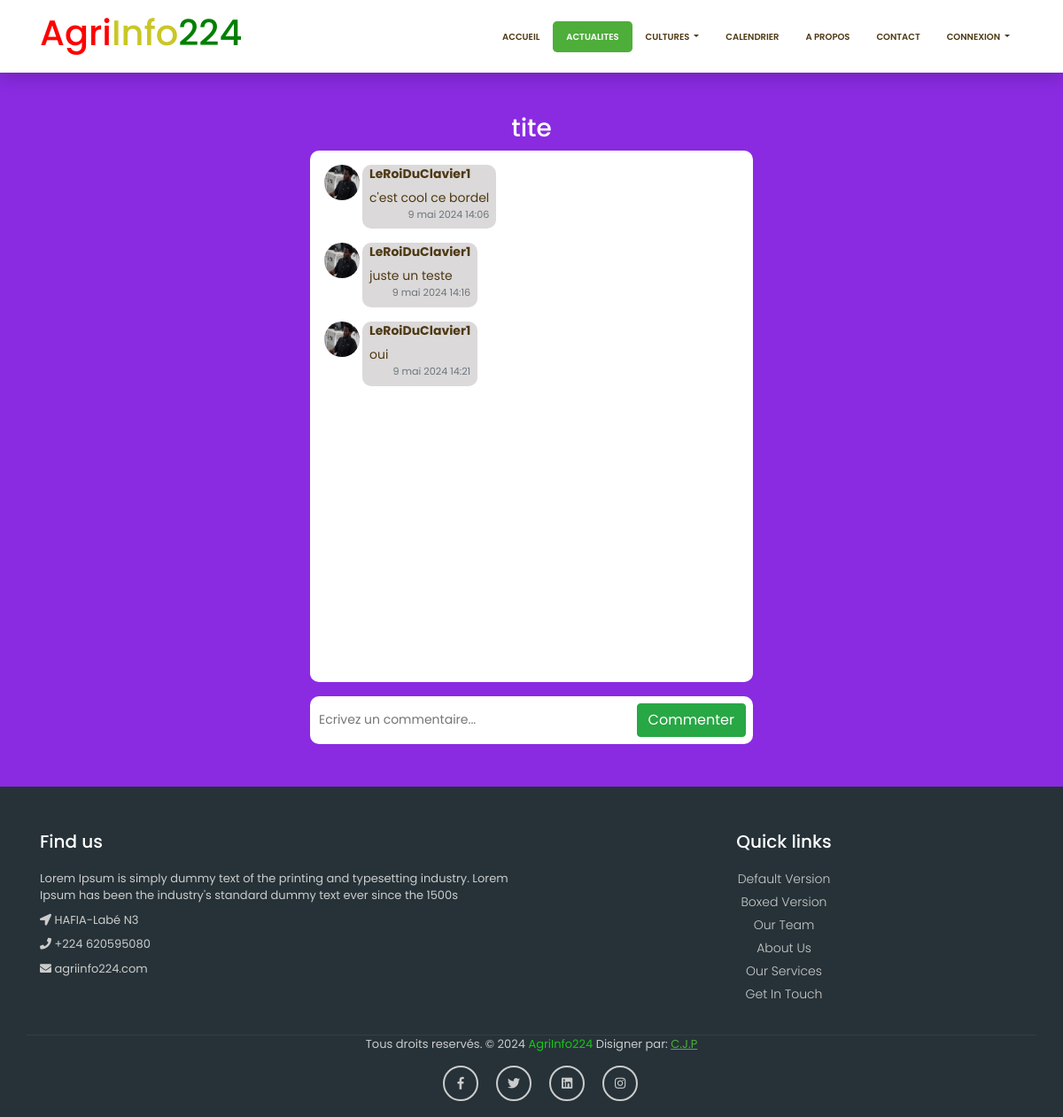
Page /Compte/voir_commentaires/53 on the committed database.
### Agronomie/models.py (models this page shows, shortened)
class Actualite(models.Model):
    auteur=models.ForeignKey(AUTH_USER_MODEL, on_delete=models.CASCADE)
    titre=models.CharField(max_length=50)
    media=models.FileField()
    contenu=models.TextField()
    date_pub=models.DateTimeField(default=timezone.now)
    valid=models.BooleanField(default=False)

### Compte/models.py (models this page shows, shortened)
class Commentaire(models.Model):
    auteur=models.ForeignKey(Utilisateur,on_delete=models.CASCADE)
    date_commentaire=models.DateTimeField(auto_now=True)
    contenue=models.TextField()
    actualite=models.ForeignKey(Actualite,on_delete=models.CASCADE)

class Utilisateur(AbstractUser):
    token = models.CharField(max_length=120)
    role=[
        ("agriculteur","agriculteur"),
        ("admin","admin"),
        ("utilisateur","utilisateur")
    ]
    telephone=models.CharField(max_length=15)
    profile=models.ImageField(upload_to="profile",blank=True,null=True)
    roles=models.CharField(max_length=150,choices=role)
    password_confirm=models.CharField(max_length=150)
    notif=models.ManyToManyField(Notification,related_name="notifs",default="")

### Compte/views.py (the view, shortened to what this page needs)
def voir_commentaires(request,id_actu):
    user = request.user
    actualite = Actualite.objects.prefetch_related('commentaire_set').get(id=id_actu)
    actu = Actualite.objects.get(id=id_actu)
    comments=Commentaire.objects.filter(actualite=actu)
    nb_comment=comments.count()
    context={'commentaires':actualite,
    'comments':comments,
    'nb_comment':nb_comment}
    return render(request,'Compte/commentaire.html',context)

### Compte/templates/Compte/commentaire.html (shortened to what this page needs)
{% extends "Agronomie/base.html" %}
{% load static %}
{% block navbar %}
<ul class="navbar-nav ml-auto">
	<li class="nav-item">
	   <a class="nav-link" href="{% url 'home' %}">Accueil</a>
	</li>
	<li class="nav-item">
	   <a class="nav-link active" href="{% url 'actu' %}">Actualites</a>
	</li>
	<li class="nav-item dropdown">
	  <a class="nav-link dropdown-toggle" href="#" id="navbarDropdownPortfolio" data-toggle="dropdown" aria-haspopup="true" aria-expanded="false">
	  Cultures
	  </a>
   </li>
	<li class="nav-item">
	   <a class="nav-link" href="{% url 'calendrier' %}">Calendrier</a>
	</li>
	<li class="nav-item">
	  <a class="nav-link" href="{% url 'apropos' %}">A propos</a>
   </li>
	<li class="nav-item">
	   <a class="nav-link" href="{% url 'contact' %}">Contact</a>
	</li>
	{% if user.is_authenticated %}
	{% comment %} <li class="nav-item">
	   <a class="nav-link" href="{% url 'logout' %}">Deconnexion</a>
	</li> {% endcomment %}
	<li class="nav-item dropdown">
	   <a class="" href="#" id="navbarDropdownPortfolio" data-toggle="dropdown" aria-haspopup="true" aria-expanded="false">
		 {% if user.profile %}
		  <img src="{{ user.profile.url }}" alt="" style="width: 40px; height: 40px; padding: none;border-radius: 25px; border:1px solid black">
		  {% else %}
		  <img src="{%  static 'Compte/img/prog.png' %}" alt="" style="width: 40px; height: 40px; padding: none;border-radius: 25px; border:1px solid black">
		  {% endif %}
	   </a>
	   <div class="dropdown-menu dropdown-menu-right" aria-labelledby="navbarDropdownPortfolio">
		  <a class="dropdown-item" href="{% url 'profil' %}">profile</a>
		  <a class="dropdown-item" href="{% url 'logout' %}">Deconnexion</a>
	   </div>
	</li>
	<!-- <li class="nav-item">
	   <div style="">
		  <img src="{% static 'Agronomie/images/about-img.jpg' %}" alt="" style="width: 40px; height: 40px; padding: none;border-radius: 25px;">
	   </div>
	</li> -->
	{% else %}
	<li class="nav-item dropdown">
	   <a class="nav-link dropdown-toggle" href="#" id="navbarDropdownPortfolio" data-toggle="dropdown" aria-haspopup="true" aria-expanded="false">
	   Connexion
	   </a>
	</li>
	{% endif %}
 </ul>
{% endblock  %}
	{% block content %}
    <div class="pt-5 pb-5" style="background-color: blueviolet;">
        <center>
            <h3 class="text-white">{{commentaires.titre}}</h3>
        </center>
        <div class="d-flex justify-content-center">
            <div>
                <div class="bg-white p-3" id="chat-messages" style="overflow: scroll; width: 500px; height: 600px;border-radius: 10px;">
                    {% for comment in comments %}
                    <div class="d-flex">
                        <img src="{{ comment.auteur.profile.url }}" alt="" style="width: 40px; height: 40px; border-radius: 100px; margin-right: 3px;">
                            <div class="p-2 mb-3 w-auto" style="background-color: rgb(219, 217, 217);border-radius: 10px;">
                                <p style="font-weight: bold;line-height: 1px;padding-top:2px;">{{ comment.auteur.username }}</p>
                                <p class="mb-0">{{ comment.contenue }}</p>
                                <div class="d-flex justify-content-end">
                                    <small class="text-muted text-rigth" id="date">{{comment.date_commentaire}}</small>
                                </div>
                            </div>
                        </div>
                        {% endfor %}
                </div>
                <div class="d-block justify-content-center" style="bottom: 0;">
                    <div class="p-2 mt-3 bg-white" style="width: 500px; border-radius: 10px;">
                        <form method="post" action="" class="d-flex">
                            <input class="d-block" type="text"name="contenue" placeholder="Ecrivez un commentaire..." style="width: 100%;border: none;">
                            <button type="submit" class="btn btn-success">Commenter</button>
                        </form>
                    </div>
                </div>
            </div>
        </div>
    </div>
{% endblock %}

### Agronomie/static/Agronomie/css/style.css (style rules this page uses)
body { padding-top: 54px; font-family: 'Poppins', sans-serif; font-size: 14px; color: #4e3914; }
@media (min-width: 992px) { body { padding-top: 80px; } }
.navbar-expand-lg.top-nav .navbar-nav .nav-link { padding: 10px 15px; color: #4e3914; font-size: 10px; font-weight: 600; text-transform: uppercase; }
.navbar-expand-lg.top-nav .navbar-nav .nav-link.active { background: #4eae3a; color: #ffffff; border-radius: 4.8px; }

### rows in the picture
Actualite: titre "tite"
Commentaire: auteur.profile (picture), auteur.username "LeRoiDuClavier1", contenue "c'est cool ce bordel", date_commentaire "9 mai 2024 14:06"
Commentaire: auteur.profile (picture), auteur.username "LeRoiDuClavier1", contenue "juste un teste", date_commentaire "9 mai 2024 14:16"
Commentaire: auteur.profile (picture), auteur.username "LeRoiDuClavier1", contenue "oui", date_commentaire "9 mai 2024 14:21"
